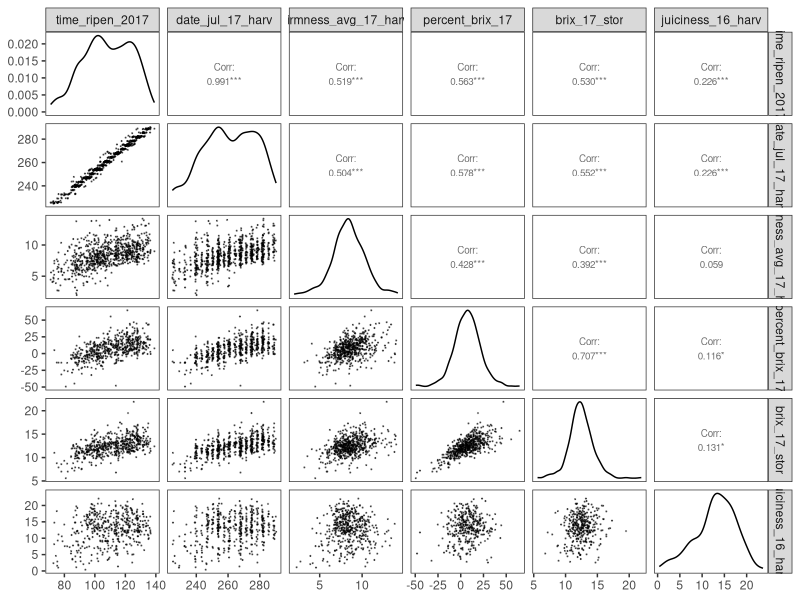
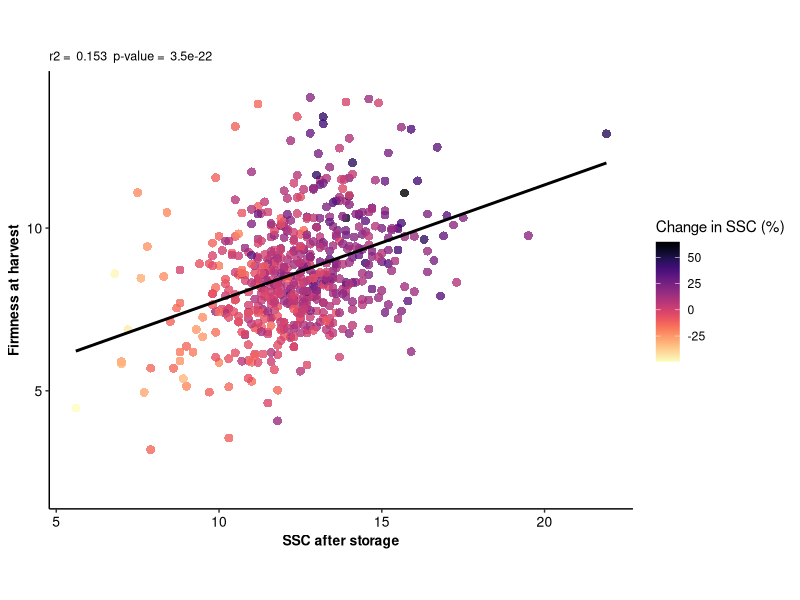
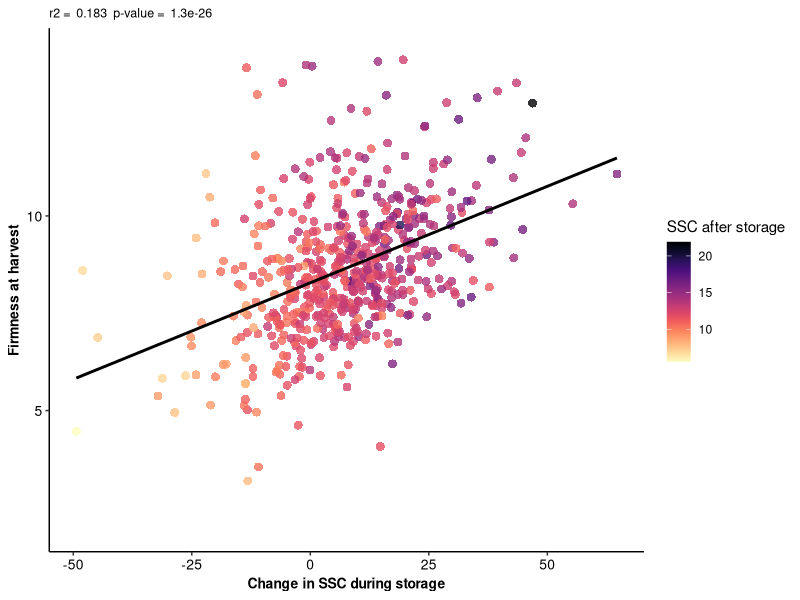
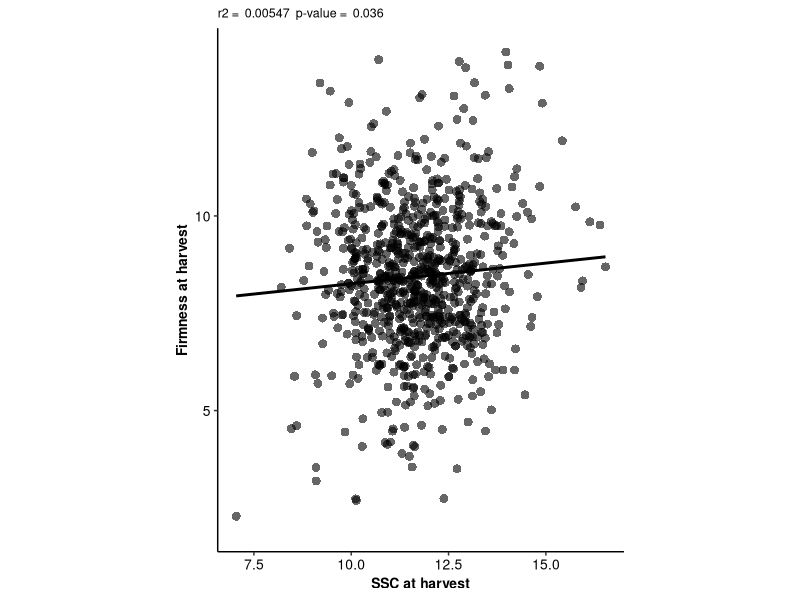
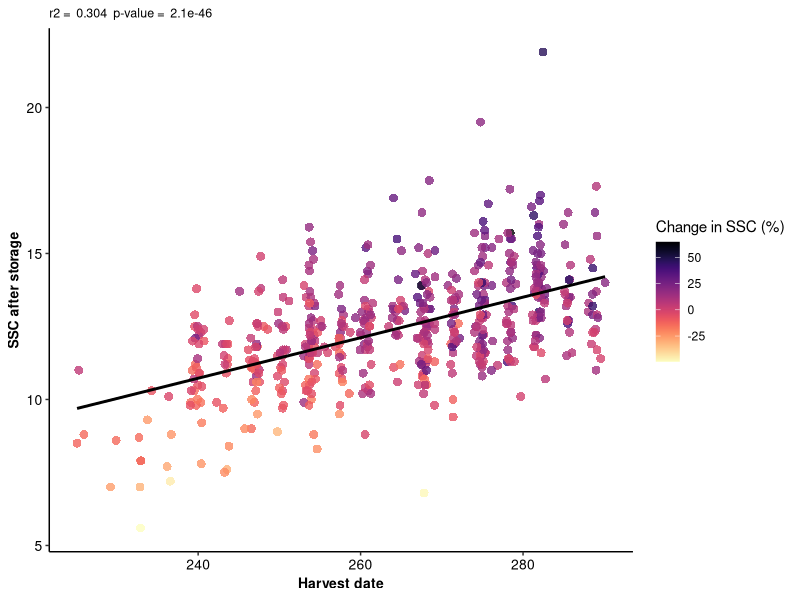
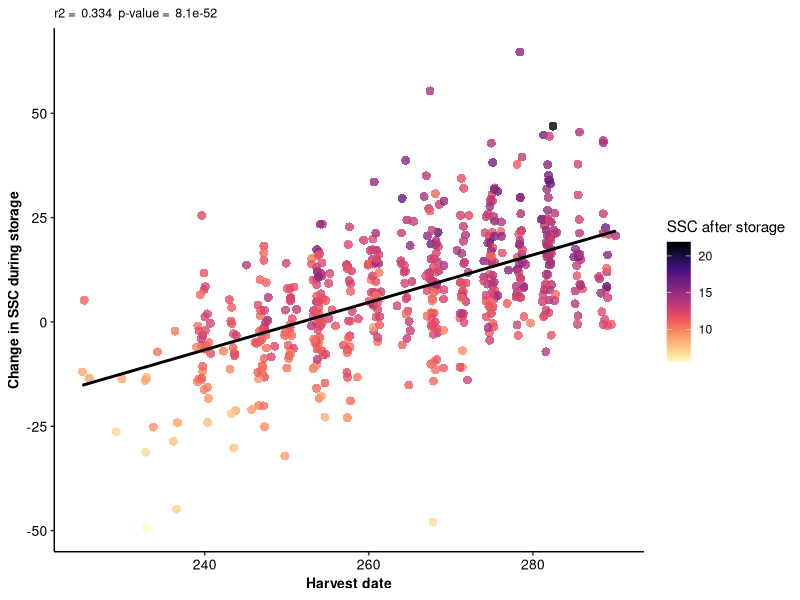
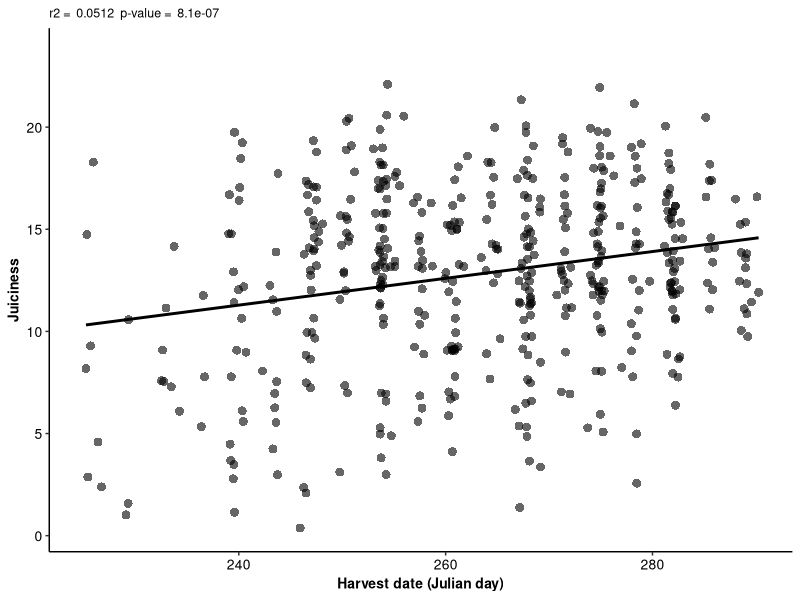

R code for these plots, in order:
library(tidyverse)
library(viridis)
library(GGally)


#make correlation of 
geno_pheno_meta_data <- read_csv("outputs/geno_pheno_meta_data.csv")

abc_phenos <- geno_pheno_meta_data %>% select(date_jul_17_harv, firmness_avg_17_harv, percent_firmness_avg_17, firmness_avg_17_stor, percent_brix_17, brix_17_stor)




#make correlation plot of phenoytypes with NAC hit.

geno_pheno_meta_data <- read_csv("outputs/geno_pheno_meta_data.csv")

abc_phenos <- geno_pheno_meta_data %>% select(time_ripen_2017, date_jul_17_harv, firmness_avg_17_harv, percent_brix_17, brix_17_stor, juiciness_16_harv)


abc_phenos[1:6] <- lapply(abc_phenos[1:6], as.character)
abc_phenos[1:6] <- lapply(abc_phenos[1:6], as.numeric)

#change from tbl to base dataframe.
abc_phenos <- as.data.frame(abc_phenos)

#create an empty matrix for correlations, make matrix with no data and just col and rows from final pheno table.
pairwise_pheno_correlations=matrix(,ncol(abc_phenos), ncol(abc_phenos))
rownames(pairwise_pheno_correlations)=colnames(abc_phenos)
colnames(pairwise_pheno_correlations)=colnames(abc_phenos)
#marix for pvalues.
pairwise_pheno_correlations_pval=matrix(,ncol(abc_phenos), ncol(abc_phenos))
rownames(pairwise_pheno_correlations_pval)=colnames(abc_phenos)
colnames(pairwise_pheno_correlations_pval)=colnames(abc_phenos)

#Treat the data as all quantitative data and run pearson's correlation.
for (i in 1:ncol(abc_phenos)) {
  phenoname_x = colnames(abc_phenos)[i]
  for (j in 1:ncol(abc_phenos)) {
    phenoname_y = colnames(abc_phenos)[j]
    pairwise_pheno_correlations[j,i]=cor.test(abc_phenos[,i], abc_phenos[,j], method = "pearson")$estimate^2
    pairwise_pheno_correlations_pval[j,i]= cor.test(abc_phenos[,i], abc_phenos[,j], method = "pearson")$p.value
  }
}

#bonneferonni correct
pairwise_pheno_correlations_pval[upper.tri(pairwise_pheno_correlations_pval)] = p.adjust(pairwise_pheno_correlations_pval[upper.tri(pairwise_pheno_correlations_pval)], method = "bonferroni")
pairwise_pheno_correlations_pval[lower.tri(pairwise_pheno_correlations_pval)] = p.adjust(pairwise_pheno_correlations_pval[lower.tri(pairwise_pheno_correlations_pval)], method = "bonferroni")

nac_phenos_correlations <- ggpairs(abc_phenos,
        upper = list(continuous = wrap("cor", size = 2.5)),
        lower = list(continuous = wrap("points",size = 0.1, alpha = 0.5)))+
  theme_bw()+
  theme(panel.grid.minor = element_blank(), 
         panel.grid.major = element_blank())
ggsave("figures/nac_phenos_correlations.pdf", plot = nac_phenos_correlations)


##Soluble solids

ssc_firmness <- ggplot(geno_pheno_meta_data, aes(x=brix_17_stor, y=firmness_avg_17_harv))+
  geom_point(aes(colour=percent_brix_17),size=3, stroke=0, alpha=0.8)+
  theme_bw()+
  coord_fixed()+
  scale_color_viridis(name = "Change in SSC (%)", option = "magma", direction = -1)+
  labs(x="SSC after storage", y="Firmness at harvest")+
  theme(panel.border = element_blank(), axis.text=element_text(colour = "black", size=10), axis.title=element_text(size = 10, face = "bold"), panel.grid.major = element_blank(), panel.grid.minor = element_blank(), axis.line = element_line(colour = "black"), plot.title = element_text(size = 9))+
  stat_smooth(method="lm", col="black", se = FALSE)+
  ggtitle(paste("r2 = ", signif(cor.test(geno_pheno_meta_data$firmness_avg_17_harv, geno_pheno_meta_data$brix_17_stor, method = "pearson")$estimate^2, digits = 3), " p-value = ", signif(cor.test(geno_pheno_meta_data$firmness_avg_17_harv, geno_pheno_meta_data$brix_17_stor, method = "pearson")$p.value, digits = 2)))
ggsave("figures/ssc_firmness.jpeg", plot = ssc_firmness)

change_ssc_firmness <- ggplot(geno_pheno_meta_data, aes(x=percent_brix_17, y=firmness_avg_17_harv))+
  geom_point(aes(colour=brix_17_stor),size=3, stroke=0, alpha=0.8)+
  theme_bw()+
  scale_color_viridis(name = "SSC after storage", option = "magma", direction = -1)+
  labs(x="Change in SSC during storage", y="Firmness at harvest")+
  theme(panel.border = element_blank(), axis.text=element_text(colour = "black", size=10), axis.title=element_text(size = 10, face = "bold"), panel.grid.major = element_blank(), panel.grid.minor = element_blank(), axis.line = element_line(colour = "black"), plot.title = element_text(size = 9))+
  stat_smooth(method="lm", col="black", se = FALSE)+
  ggtitle(paste("r2 = ", signif(cor.test(geno_pheno_meta_data$firmness_avg_17_harv, geno_pheno_meta_data$percent_brix_17, method = "pearson")$estimate^2, digits = 3), " p-value = ", signif(cor.test(geno_pheno_meta_data$firmness_avg_17_harv, geno_pheno_meta_data$percent_brix_17, method = "pearson")$p.value, digits = 2)))
ggsave("figures/change_ssc_firmness.jpeg", plot = change_ssc_firmness)

ssc_harvest_firmness <- ggplot(geno_pheno_meta_data, aes(x=brix_17_harv, y=firmness_avg_17_harv))+
  geom_point(size=3, stroke=0, alpha=0.6)+
  theme_bw()+
  coord_fixed()+
  labs(x="SSC at harvest", y="Firmness at harvest")+
  theme(panel.border = element_blank(), axis.text=element_text(colour = "black", size=10), axis.title=element_text(size = 10, face = "bold"), panel.grid.major = element_blank(), panel.grid.minor = element_blank(), axis.line = element_line(colour = "black"), plot.title = element_text(size = 9))+
  stat_smooth(method="lm", col="black", se = FALSE)+
  ggtitle(paste("r2 = ", signif(cor.test(geno_pheno_meta_data$firmness_avg_17_harv, geno_pheno_meta_data$brix_17_harv, method = "pearson")$estimate^2, digits = 3), " p-value = ", signif(cor.test(geno_pheno_meta_data$firmness_avg_17_harv, geno_pheno_meta_data$brix_17_harv, method = "pearson")$p.value, digits = 2)))
ggsave("figures/ssc_harvest_firmness.jpeg", plot = ssc_harvest_firmness)

##SSC and harvest date

ssc_date <- ggplot(geno_pheno_meta_data, aes(x=date_jul_17_harv, y=brix_17_stor))+
  geom_point(aes(colour=percent_brix_17),size=3, stroke=0, alpha=0.8)+
  theme_bw()+
  scale_color_viridis(name = "Change in SSC (%)", option = "magma", direction = -1)+
  labs(x="Harvest date", y="SSC after storage")+
  theme(panel.border = element_blank(), axis.text=element_text(colour = "black", size=10), axis.title=element_text(size = 10, face = "bold"), panel.grid.major = element_blank(), panel.grid.minor = element_blank(), axis.line = element_line(colour = "black"), plot.title = element_text(size = 9))+
  stat_smooth(method="lm", col="black", se = FALSE)+
  ggtitle(paste("r2 = ", signif(cor.test(geno_pheno_meta_data$brix_17_stor, geno_pheno_meta_data$date_jul_17_harv, method = "pearson")$estimate^2, digits = 3), " p-value = ", signif(cor.test(geno_pheno_meta_data$brix_17_stor, geno_pheno_meta_data$date_jul_17_harv, method = "pearson")$p.value, digits = 2)))
ggsave("figures/ssc_date.jpeg", plot = ssc_date)

change_ssc_date <- ggplot(geno_pheno_meta_data, aes(x=date_jul_17_harv, y=percent_brix_17))+
  geom_point(aes(colour=brix_17_stor),size=3, stroke=0, alpha=0.8)+
  theme_bw()+
  scale_color_viridis(name = "SSC after storage", option = "magma", direction = -1)+
  labs(x="Harvest date", y="Change in SSC during storage")+
  theme(panel.border = element_blank(), axis.text=element_text(colour = "black", size=10), axis.title=element_text(size = 10, face = "bold"), panel.grid.major = element_blank(), panel.grid.minor = element_blank(), axis.line = element_line(colour = "black"), plot.title = element_text(size = 9))+
  stat_smooth(method="lm", col="black", se = FALSE)+
  ggtitle(paste("r2 = ", signif(cor.test(geno_pheno_meta_data$percent_brix_17, geno_pheno_meta_data$date_jul_17_harv, method = "pearson")$estimate^2, digits = 3), " p-value = ", signif(cor.test(geno_pheno_meta_data$percent_brix_17, geno_pheno_meta_data$date_jul_17_harv, method = "pearson")$p.value, digits = 2)))
ggsave("figures/change_ssc_date.jpeg", plot = change_ssc_date)


###Juiciness

juicy_harvest <- ggplot(geno_pheno_meta_data, aes(x=date_jul_17_harv, y=juiciness_16_harv))+
  geom_point(,size=3, stroke=0, alpha=0.6)+
  theme_bw()+
  labs(x="Harvest date (Julian day)", y="Juiciness")+
  theme(panel.border = element_blank(), axis.text=element_text(colour = "black", size=10), axis.title=element_text(size = 10, face = "bold"), panel.grid.major = element_blank(), panel.grid.minor = element_blank(), axis.line = element_line(colour = "black"), plot.title = element_text(size = 9))+
  stat_smooth(method="lm", col="black", se = FALSE)+
  ggtitle(paste("r2 = ", signif(cor.test(geno_pheno_meta_data$date_jul_17_harv, geno_pheno_meta_data$juiciness_16_harv, method = "pearson")$estimate^2, digits = 3), " p-value = ", signif(cor.test(geno_pheno_meta_data$date_jul_17_harv, geno_pheno_meta_data$juiciness_16_harv, method = "pearson")$p.value, digits = 2)))
ggsave("figures/juicy_harvest.jpeg", plot = juicy_harvest)
